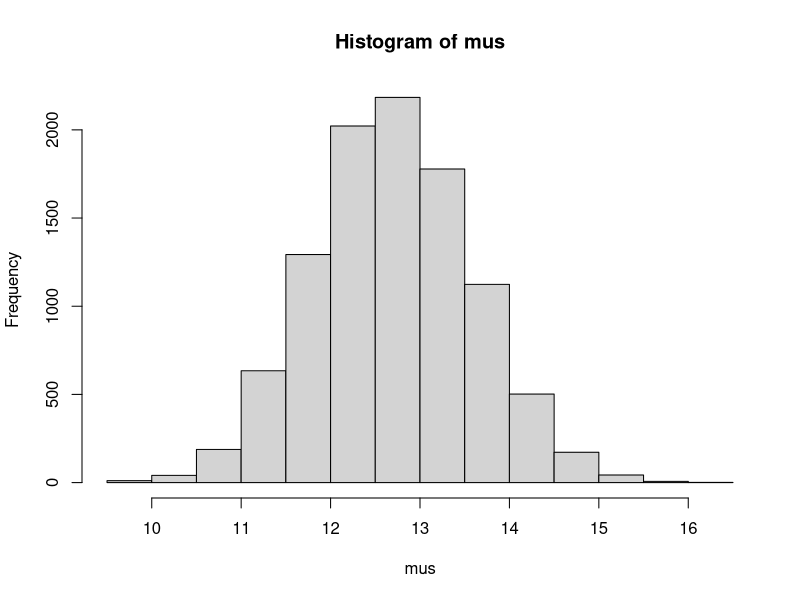

This figure's R source:
dgp <- rpois(100000, 12.75) # pretending we know the true distribution
mean(dgp)

#### sampling uncertainty when sample size is 16 -------------------------------
n <- 16
m <- 10000

set.seed(1)
mus <- c()
for (i in 1:m) {
  x <- sample(dgp, n, rep = T) # sampling with replacement
  mus <- c(mus, mean(x)) 
  
  if (i <= 10) {
    print(i)
    print(x)
    print(mean(x))
  }
}

hist(mus, breaks = 20)
print(quantile(mus, p = c(0.025, 0.975)))